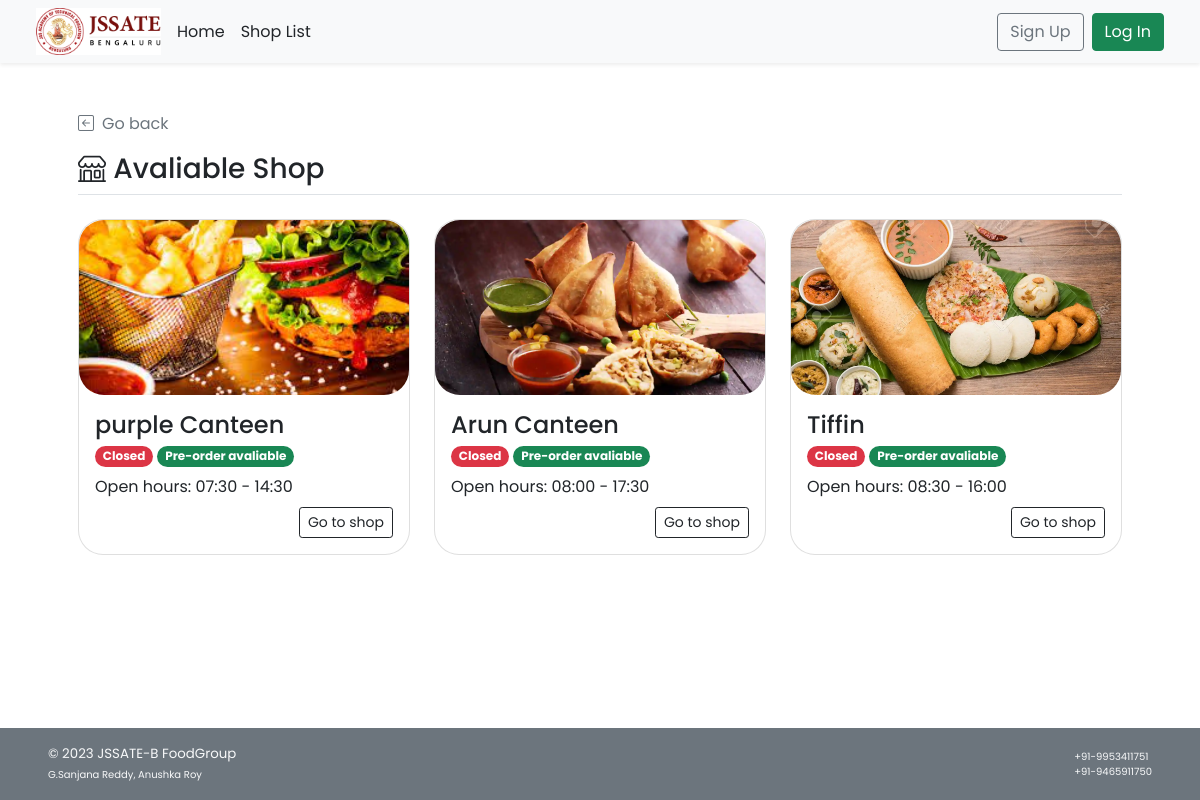
The app's page /shop_list.php with its own data.
### tables this page shows
CREATE TABLE `shop` (
  `s_id` int(11) NOT NULL,
  `s_name` varchar(100) NOT NULL,
  `s_location` varchar(100) NOT NULL,
  `s_openhour` time NOT NULL,
  `s_closehour` time NOT NULL,
  `s_status` tinyint(4) NOT NULL DEFAULT 1 COMMENT 'Shop ready for taking an order or not (True for open, False for close)',
  `s_preorderStatus` tinyint(4) NOT NULL DEFAULT 1 COMMENT 'Shop is ready for tomorrow pre-order or not',
  `s_phoneno` varchar(45) NOT NULL,
  `s_pic` text DEFAULT NULL
);

### shop_list.php (the view, shortened to what this page needs)
<!DOCTYPE html>
<html lang="en">
<head>
    <?php session_start(); include("conn_db.php"); include('head.php');?>
    <link href="css/main.css" rel="stylesheet">
</head>
<body class="d-flex flex-column h-100">
    <?php include('nav_header.php')?>
    <div class="container p-5" id="recommended-shop">
        <a class="nav nav-item text-decoration-none text-muted mb-3" href="#" onclick="history.back();">
            <i class="bi bi-arrow-left-square me-2"></i>Go back
        </a>
        <h3 class="border-bottom pb-2"><i class="bi bi-shop align-top"></i> Avaliable Shop</h3>
        <div class="row row-cols-1 row-cols-lg-3 align-items-stretch g-4 py-3">
        <?php
            $query = "SELECT s_id,s_name,s_openhour,s_closehour,s_status,s_preorderstatus,s_pic FROM shop
            WHERE (s_preorderstatus = 1) OR (s_preorderstatus = 0 AND (CURTIME() BETWEEN s_openhour AND s_closehour));";
            $result = $mysqli -> query($query);
            if($result -> num_rows > 0){
            while($row = $result -> fetch_array()){
        ?>
            <div class="col">
                <a href="<?php echo "shop_menu.php?s_id=".$row["s_id"]?>" class="text-decoration-none text-dark">
                    <div class="card rounded-25">
                        <img
                        <?php
                            if(is_null($row["s_pic"])){echo "src='img/default.png'";}
                            else{echo "src=\"img/{$row['s_pic']}\"";}
                        ?>
                        style="width:100%; height:175px; object-fit:cover;"
                        class="card-img-top rounded-25 img-fluid" alt="...">
                        <div class="card-body">
                            <h4 name="shop-name" class="card-title"><?php echo $row["s_name"]?></h4>
                            <p class="card-subtitle">
                                <?php
                                    $now = date('H:i:s');
                                    if((($now < $row["s_openhour"])||($now > $row["s_closehour"]))||($row["s_status"]==0)){
                                ?>
                                <span class="badge rounded-pill bg-danger">Closed</span>
                                <?php }else{ ?>
                                <span class="badge rounded-pill bg-success">Open</span>
                                <?php }
                                    if($row["s_preorderstatus"]==1){
                                ?>
                                <span class="badge rounded-pill bg-success">Pre-order avaliable</span>
                                <?php }else{ ?>
                                <span class="badge rounded-pill bg-danger">Pre-order Unavaliable</span>
                                <?php }     ?>
                            </p>
                            <?php
                                $open = explode(":",$row["s_openhour"]);
                                $close = explode(":",$row["s_closehour"]);
                            ?>
                            <p class="card-text my-2">Open hours: <?php echo $open[0].":".$open[1]." - ".$close[0].":".$close[1]?></p>
                            <div class="text-end">
                                <a href="<?php echo "shop_menu.php?s_id=".$row["s_id"]?>" class="btn btn-sm btn-outline-dark">Go to shop</a>
                            </div>
                        </div>
                    </div>
                </a>
            </div>
        <?php }
        }
        ?>
        </div>
    </div>
    <footer
        class="footer d-flex flex-wrap justify-content-between align-items-center px-5 py-3 mt-auto bg-secondary text-light">
        <span class="smaller-font">&copy; 2023 JSSATE-B FoodGroup <br /><span class="xsmall-font">G.Sanjana Reddy, Anushka Roy</span></span>
        <span class="xsmall-font"> +91-9953411751 <br /><span class="xsmall-font">+91-9465911750</span></span>
    </footer>
</body>
</html>

### css/main.css (style rules this page uses)
html { height: 100%; }
body { height: 100%; padding-top: 4rem; margin-bottom: -50px; font-family: 'Poppins', 'Noto Sans Thai', sans-serif; }
a { cursor: pointer; }
.bi { vertical-align: -.125em; fill: currentColor; }
.smaller-font { font-size: smaller; }
.xsmall-font { font-size: x-small; }
.rounded-25 { border-radius: 25px; }

### shop_list.php (style rules this page uses)
html { height: 100%; }

### records on screen
shop: s_pic (picture), s_name "purple Canteen", shows "Closed", s_preorderStatus "Pre-order avaliable", s_openhour "07", s_openhour "30", s_closehour "14", s_closehour "30"
shop: s_pic (picture), s_name "Arun Canteen", shows "Closed", s_preorderStatus "Pre-order avaliable", s_openhour "08", s_openhour "00", s_closehour "17", s_closehour "30"
shop: s_pic (picture), s_name "Tiffin", shows "Closed", s_preorderStatus "Pre-order avaliable", s_openhour "08", s_openhour "30", s_closehour "16", s_closehour "00"
